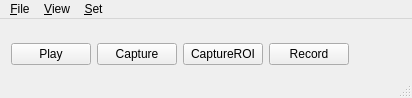
<?xml version="1.0" encoding="UTF-8"?>
<ui version="4.0">
 <class>dc_ioClass</class>
 <widget class="QMainWindow" name="dc_ioClass">
  <property name="geometry">
   <rect>
    <x>0</x>
    <y>0</y>
    <width>307</width>
    <height>98</height>
   </rect>
  </property>
  <property name="sizePolicy">
   <sizepolicy hsizetype="Minimum" vsizetype="Minimum">
    <horstretch>0</horstretch>
    <verstretch>0</verstretch>
   </sizepolicy>
  </property>
  <property name="windowTitle">
   <string>dc_io</string>
  </property>
  <widget class="QWidget" name="centralWidget">
   <property name="sizePolicy">
    <sizepolicy hsizetype="Minimum" vsizetype="Minimum">
     <horstretch>0</horstretch>
     <verstretch>0</verstretch>
    </sizepolicy>
   </property>
   <layout class="QGridLayout" name="gridLayout">
    <item row="0" column="0" colspan="6">
     <widget class="XlDisplay" name="Display" native="true">
      <property name="enabled">
       <bool>true</bool>
      </property>
      <property name="sizePolicy">
       <sizepolicy hsizetype="Minimum" vsizetype="Minimum">
        <horstretch>0</horstretch>
        <verstretch>0</verstretch>
       </sizepolicy>
      </property>
     </widget>
    </item>
    <item row="1" column="0">
     <widget class="QPushButton" name="PlayButton">
      <property name="text">
       <string>Play</string>
      </property>
      <property name="checkable">
       <bool>true</bool>
      </property>
     </widget>
    </item>
    <item row="1" column="1">
     <widget class="QPushButton" name="CaptureButton">
      <property name="text">
       <string>Capture</string>
      </property>
     </widget>
    </item>
    <item row="1" column="4">
     <spacer name="horizontalSpacer">
      <property name="orientation">
       <enum>Qt::Horizontal</enum>
      </property>
      <property name="sizeHint" stdset="0">
       <size>
        <width>40</width>
        <height>20</height>
       </size>
      </property>
     </spacer>
    </item>
    <item row="1" column="3">
     <widget class="QPushButton" name="RecordButton">
      <property name="text">
       <string>Record</string>
      </property>
      <property name="checkable">
       <bool>true</bool>
      </property>
     </widget>
    </item>
    <item row="1" column="2">
     <widget class="QPushButton" name="CaptureROIButton">
      <property name="text">
       <string>CaptureROI</string>
      </property>
     </widget>
    </item>
   </layout>
  </widget>
  <widget class="QMenuBar" name="menuBar">
   <property name="geometry">
    <rect>
     <x>0</x>
     <y>0</y>
     <width>307</width>
     <height>21</height>
    </rect>
   </property>
   <widget class="QMenu" name="menuFile">
    <property name="title">
     <string>&amp;File</string>
    </property>
    <addaction name="actionConnect"/>
    <addaction name="separator"/>
    <addaction name="actionExit"/>
   </widget>
   <widget class="QMenu" name="menuView">
    <property name="title">
     <string>&amp;View</string>
    </property>
    <addaction name="actionRaw"/>
    <addaction name="actionRegistered"/>
    <addaction name="action3D"/>
   </widget>
   <widget class="QMenu" name="menu_Set">
    <property name="title">
     <string>&amp;Set</string>
    </property>
    <widget class="QMenu" name="menuScale">
     <property name="title">
      <string>&amp;Scale</string>
     </property>
     <addaction name="action2"/>
     <addaction name="action1"/>
     <addaction name="action05"/>
    </widget>
    <addaction name="actionROI"/>
    <addaction name="actionDOI"/>
    <addaction name="separator"/>
    <addaction name="menuScale"/>
   </widget>
   <addaction name="menuFile"/>
   <addaction name="menuView"/>
   <addaction name="menu_Set"/>
  </widget>
  <widget class="QStatusBar" name="statusBar"/>
  <action name="actionConnect">
   <property name="text">
    <string>&amp;Connect</string>
   </property>
  </action>
  <action name="actionExit">
   <property name="text">
    <string>Exit</string>
   </property>
  </action>
  <action name="actionRaw">
   <property name="text">
    <string>&amp;Raw</string>
   </property>
  </action>
  <action name="actionRegistered">
   <property name="text">
    <string>R&amp;egistered</string>
   </property>
  </action>
  <action name="action3D">
   <property name="text">
    <string>3&amp;D</string>
   </property>
  </action>
  <action name="actionROI">
   <property name="text">
    <string>RO&amp;I</string>
   </property>
  </action>
  <action name="actionDOI">
   <property name="text">
    <string>&amp;DOI</string>
   </property>
  </action>
  <action name="action1">
   <property name="text">
    <string>1</string>
   </property>
  </action>
  <action name="action05">
   <property name="text">
    <string>0.5</string>
   </property>
  </action>
  <action name="action2">
   <property name="text">
    <string>2</string>
   </property>
  </action>
 </widget>
 <layoutdefault spacing="6" margin="11"/>
 <customwidgets>
  <customwidget>
   <class>XlDisplay</class>
   <extends>QWidget</extends>
   <header location="global">xldisplay.h</header>
   <container>1</container>
  </customwidget>
 </customwidgets>
 <resources>
  <include location="dc_io.qrc"/>
 </resources>
 <connections/>
</ui>
